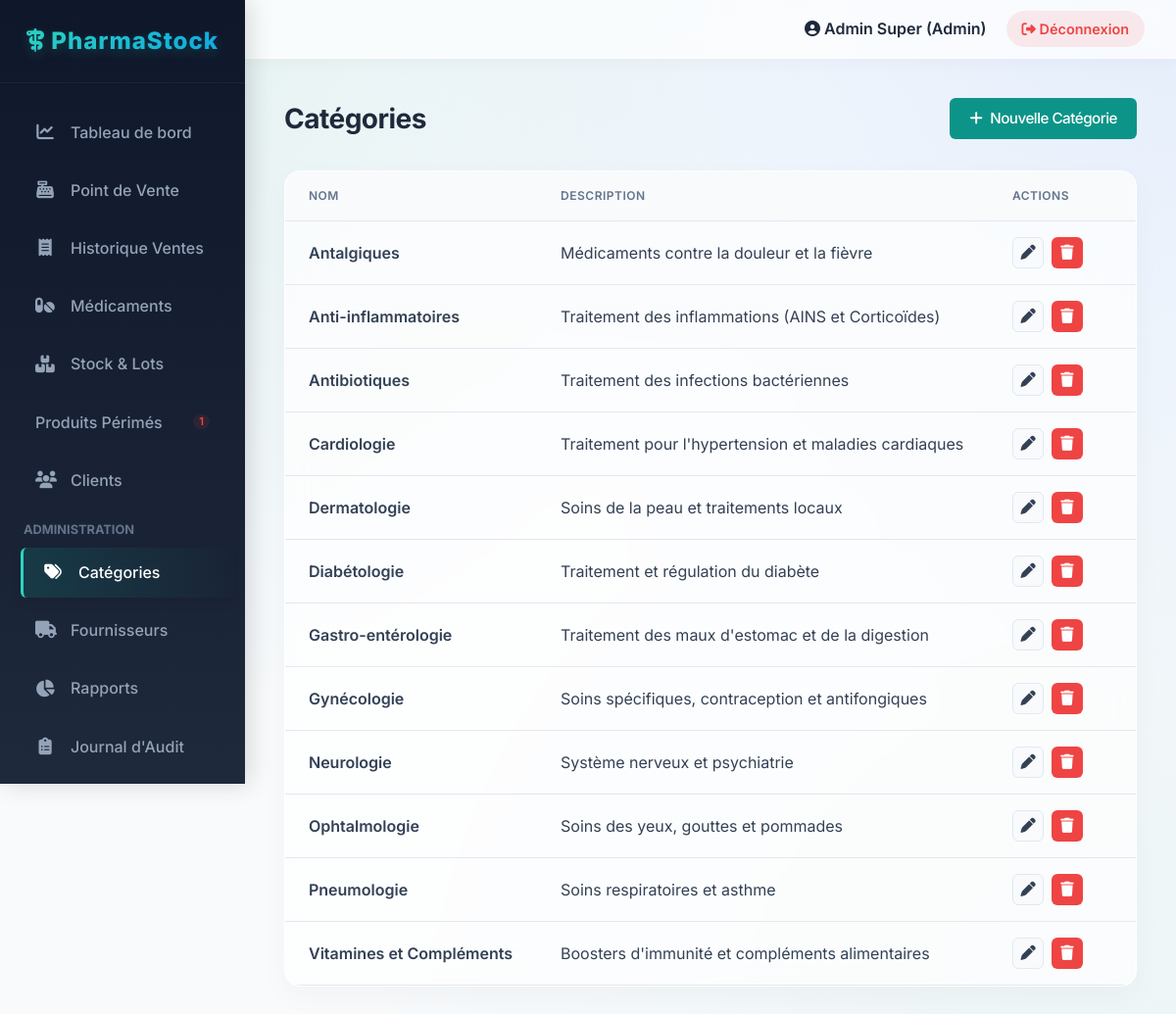
Screenshot of /index.php?page=categories (signed in) with the database file from the repository.
### tables this page shows
CREATE TABLE `categorie` (
  `id` INT PRIMARY KEY AUTO_INCREMENT,
  `nom` VARCHAR(100) UNIQUE NOT NULL,
  `description` TEXT
);

### includes/auth.php (called while the page is built, shortened)
<?php
require_once __DIR__ . '/../config/database.php';
function estAdmin() {
    return isset($_SESSION['user_role']) && $_SESSION['user_role'] === 'admin';
}

### config/database.php (called while the page is built, shortened)
<?php
class Database {
    private static $instance = null;
    private $pdo;
    private function __construct() {
        try {
			$dsn = "mysql:host=" . DB_HOST . ";port=" . DB_PORT . ";dbname=" . DB_NAME . ";charset=utf8";
			$options = [
                PDO::ATTR_ERRMODE            => PDO::ERRMODE_EXCEPTION,
                PDO::ATTR_DEFAULT_FETCH_MODE => PDO::FETCH_ASSOC,
                PDO::ATTR_EMULATE_PREPARES   => false,
            ];
            $this->pdo = new PDO($dsn, DB_USER, DB_PASS, $options);
        } catch (PDOException $e) {
            die("Erreur de connexion à la base de données: " . $e->getMessage());
        }
    }
    public static function getInstance() {
        if (self::$instance === null) {
            self::$instance = new self();
        }
        return self::$instance;
    }
    public function getConnection() {
        return $this->pdo;
    }
}

### models/Categorie.php (called while the page is built, shortened)
<?php
require_once __DIR__ . '/../config/database.php';
class Categorie {
    private $db;
    public function __construct() {
        $this->db = Database::getInstance()->getConnection();
    }
    public function getAll() {
        $stmt = $this->db->query("SELECT * FROM categorie ORDER BY nom");
        return $stmt->fetchAll();
    }
}

### views/categories/liste.php (the view)
<?php include __DIR__ . '/../layouts/header.php'; ?>
<div class="page-title">
    <span>Catégories</span>
    <?php if(estAdmin()): ?>
        <a href="<?= BASE_URL ?>/index.php?page=categories&action=create" class="btn btn-primary"><i class="fa-solid fa-plus"></i> Nouvelle Catégorie</a>
    <?php endif; ?>
</div>
<div class="card">
    <div class="table-responsive">
        <table class="table">
            <thead>
                <tr>
                    <th>Nom</th>
                    <th>Description</th>
                    <?php if(estAdmin()): ?>
                        <th style="width: 150px;">Actions</th>
                    <?php endif; ?>
                </tr>
            </thead>
            <tbody>
                <?php if(empty($categories)): ?>
                    <tr><td colspan="<?= estAdmin() ? 3 : 2 ?>" style="text-align: center;">Aucune catégorie trouvée.</td></tr>
                <?php else: ?>
                    <?php foreach($categories as $c): ?>
                    <tr>
                        <td style="font-weight: 600;"><?= htmlspecialchars($c['nom']) ?></td>
                        <td><?= htmlspecialchars($c['description']) ?></td>
                        <?php if(estAdmin()): ?>
                        <td>
                            <div style="display: flex; gap: 0.5rem;">
                                <a href="<?= BASE_URL ?>/index.php?page=categories&action=edit&id=<?= $c['id'] ?>" class="btn btn-secondary btn-icon"><i class="fa-solid fa-pen"></i></a>
                                <a href="<?= BASE_URL ?>/index.php?page=categories&action=delete&id=<?= $c['id'] ?>" class="btn btn-danger btn-icon" onclick="return confirm('Voulez-vous vraiment supprimer cette catégorie ?');"><i class="fa-solid fa-trash"></i></a>
                            </div>
                        </td>
                        <?php endif; ?>
                    </tr>
                    <?php endforeach; ?>
                <?php endif; ?>
            </tbody>
        </table>
    </div>
</div>
<?php include __DIR__ . '/../layouts/footer.php'; ?>

### public/css/style.css (style rules this page uses)
:root { --primary-color: #0d9488; --primary-hover: #0f766e; --secondary-color: #3b82f6; --dark-color: #1e293b; --light-bg: #f8fafc; --white: #ffffff; --border-color: #e2e8f0; --text-color: #334155; --text-muted: #64748b; --danger: #ef4444; --warning: #f59e0b; --success: #10b981; --sidebar-width: 250px; --header-height: 60px; --font-family: 'Inter', system-ui, -apple-system, sans-serif; --shadow-sm: 0 1px 2px 0 rgb(0 0 0 / 0.05); --shadow-md: 0 4px 6px -1px rgb(0 0 0 / 0.1), 0 2px 4px -2px rgb(0 0 0 / 0.1); --shadow-lg: 0 10px 15px -3px rgb(0 0 0 / 0.1), 0 4px 6px -4px rgb(0 0 0 / 0.1); --radius-md: 0.375rem; --radius-lg: 0.5rem; }
* { margin: 0; padding: 0; box-sizing: border-box; }
body { font-family: var(--font-family); background-color: #f8fafc; background-image: radial-gradient(at 0% 0%, hsla(175, 83%, 32%, 0.1) 0px, transparent 50%), radial-gradient(at 100% 0%, hsla(217, 91%, 60%, 0.1) 0px, transparent 50%), radial-gradient(at 100% 100%, hsla(175, 83%, 32%, 0.05) 0px, transparent 50%); background-attachment: fixed; color: var(--text-color); line-height: 1.5; }
a { text-decoration: none; color: var(--primary-color); transition: color 0.2s ease; }
.page-title { font-size: 1.75rem; font-weight: 700; margin-bottom: 2rem; color: #1e293b; display: flex; justify-content: space-between; align-items: center; letter-spacing: -0.5px; }
.card { background: rgba(255, 255, 255, 0.7); backdrop-filter: blur(20px); -webkit-backdrop-filter: blur(20px); border-radius: 1rem; box-shadow: 0 10px 30px rgba(0, 0, 0, 0.03); border: 1px solid rgba(255, 255, 255, 1); overflow: hidden; margin-bottom: 1.5rem; animation: fadeUp 0.5s ease-out backwards; }
.card:nth-child(2) { animation-delay: 0.1s; }
.table-responsive { overflow-x: auto; }
.table { width: 100%; border-collapse: collapse; }
.table th, .table td { padding: 1rem 1.5rem; text-align: left; border-bottom: 1px solid var(--border-color); }
.table th { background-color: var(--light-bg); font-weight: 600; color: var(--text-muted); text-transform: uppercase; font-size: 0.75rem; letter-spacing: 0.5px; }
.btn { display: inline-flex; align-items: center; justify-content: center; gap: 0.5rem; padding: 0.6rem 1.25rem; border-radius: var(--radius-md); font-weight: 500; cursor: pointer; border: none; transition: all 0.2s; font-family: inherit; font-size: 0.95rem; }
.btn-primary { background-color: var(--primary-color); color: white; }
.btn-danger { background-color: var(--danger); color: white; }
.btn-secondary { background-color: var(--light-bg); color: var(--text-color); border: 1px solid var(--border-color); }
.btn-icon { width: 32px; height: 32px; padding: 0; border-radius: var(--radius-md); display: inline-flex; align-items: center; justify-content: center; }

### rows the page displays
categorie: nom "Antalgiques", description "Médicaments contre la douleur et la fièvre"
categorie: nom "Anti-inflammatoires", description "Traitement des inflammations (AINS et Corticoïdes)"
categorie: nom "Antibiotiques", description "Traitement des infections bactériennes"
categorie: nom "Cardiologie", description "Traitement pour l'hypertension et maladies cardiaques"
categorie: nom "Dermatologie", description "Soins de la peau et traitements locaux"
categorie: nom "Diabétologie", description "Traitement et régulation du diabète"
categorie: nom "Gastro-entérologie", description "Traitement des maux d'estomac et de la digestion"
categorie: nom "Gynécologie", description "Soins spécifiques, contraception et antifongiques"
categorie: nom "Neurologie", description "Système nerveux et psychiatrie"
categorie: nom "Ophtalmologie", description "Soins des yeux, gouttes et pommades"
categorie: nom "Pneumologie", description "Soins respiratoires et asthme"
categorie: nom "Vitamines et Compléments", description "Boosters d'immunité et compléments alimentaires"

### other values shown
$sidebarPerimesCount "1"
$_SESSION['user_prenom'] . ' ' . $_SESSION['user_nom'] "Admin Super"
$_SESSION['user_role'] "Admin"
